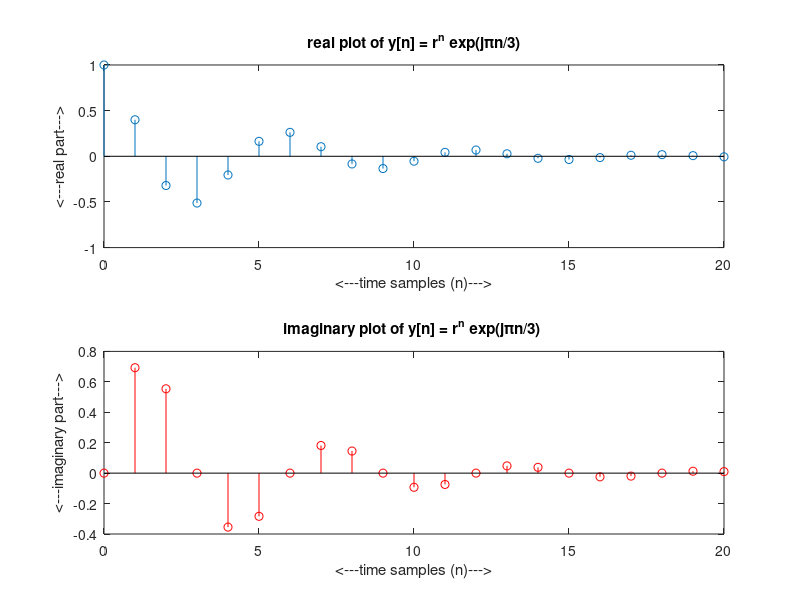
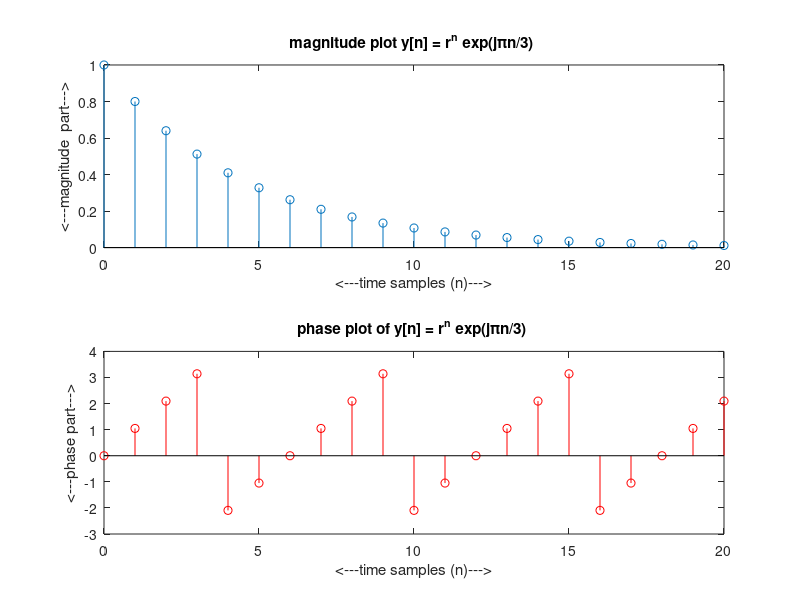

The MATLAB script that drew these images, in order:
clc
clear all
close all

n=0:20;
r=0.8;
alpha=(j*pi*n);

y= (r.^n).*exp(alpha/3);

a=real(y);
b=imag(y);
c=abs(y);
d=angle(y);

subplot(2,1,1)


stem(n,a)
xlabel('<---time samples (n)--->')
ylabel('<---real part--->')
title('real plot of y[n] = r^n exp(jπn/3)')


subplot(2,1,2)


stem(n,b,"r")
xlabel('<---time samples (n)--->')
ylabel('<---imaginary part--->')
title('imaginary plot of y[n] = r^n exp(jπn/3) ')




figure;
subplot(2,1,1)
stem(n,c)
xlabel('<---time samples (n)--->')
ylabel('<---magnitude  part--->')
title('magnitude plot y[n] = r^n exp(jπn/3) ')

subplot(2,1,2)
stem(n,d,"r")
xlabel('<---time samples (n)--->')
ylabel('<---phase part--->')
title('phase plot of y[n] = r^n exp(jπn/3) ')


